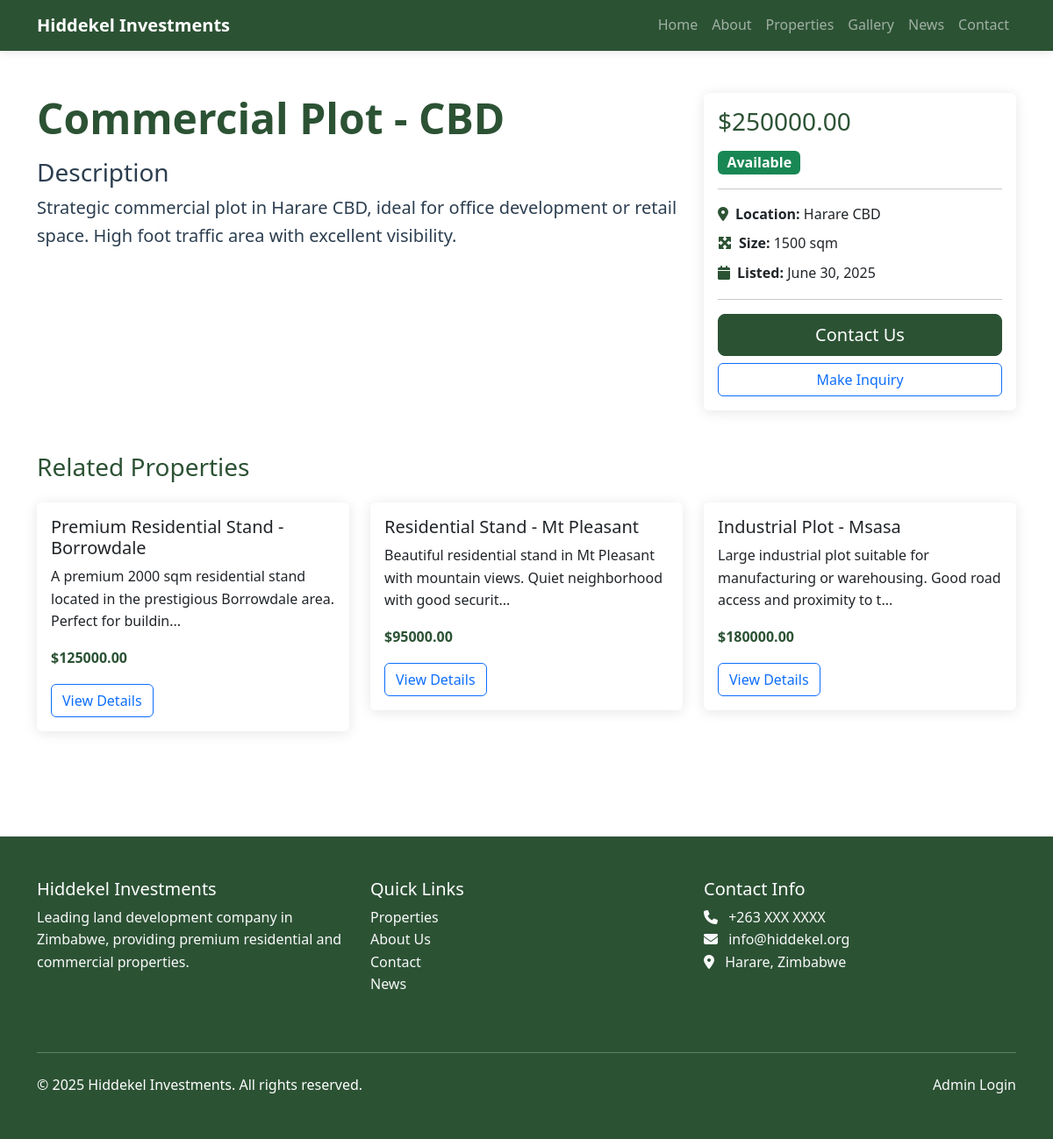
Page /stands/2 on the committed database.
### models.py (models this page shows)
class Stand(db.Model):
    id = db.Column(db.Integer, primary_key=True)
    title = db.Column(db.String(200), nullable=False)
    description = db.Column(db.Text)
    price = db.Column(db.Float)
    location = db.Column(db.String(200))
    size = db.Column(db.String(100))
    status = db.Column(db.String(20), default='Available')  # Available, Sold, Reserved
    map_embed = db.Column(db.Text)
    featured = db.Column(db.Boolean, default=False)
    created_at = db.Column(db.DateTime, default=datetime.utcnow)
    updated_at = db.Column(db.DateTime, default=datetime.utcnow, onupdate=datetime.utcnow)
    images = db.relationship('StandImage', backref='stand', lazy=True, cascade='all, delete-orphan')

### routes.py (the view)
@main_bp.route('/stands/<int:id>')
def stand_detail(id):
    stand = Stand.query.get_or_404(id)
    related_stands = Stand.query.filter(Stand.id != id).limit(3).all()
    return render_template('stand_detail.html', stand=stand, related_stands=related_stands)

### templates/stand_detail.html (shortened to what this page needs)
{% extends "base.html" %}
{% block content %}
<div class="container py-5">
    <div class="row">
        <div class="col-lg-8" data-aos="fade-right">
            <h1 class="display-5 fw-bold text-primary mb-3">{{ stand.title }}</h1>
            {% if stand.description %}
            <div class="mb-4">
                <h3>Description</h3>
                <p class="lead">{{ stand.description }}</p>
            </div>
            {% endif %}
        </div>
        <div class="col-lg-4" data-aos="fade-left">
            <div class="card sticky-top" style="top: 20px;">
                <div class="card-body">
                    {% if stand.price %}
                    <h3 class="text-primary mb-3">${{ "%.2f"|format(stand.price) }}</h3>
                    {% endif %}
                    <div class="mb-3">
                        <span class="badge bg-{{ 'success' if stand.status == 'Available' else 'danger' if stand.status == 'Sold' else 'warning' }} fs-6">
                            {{ stand.status }}
                        </span>
                    </div>
                    <hr>
                    <div class="property-details">
                        {% if stand.location %}
                        <div class="mb-2">
                            <strong><i class="fas fa-map-marker-alt text-primary me-2"></i>Location:</strong>
                            <span>{{ stand.location }}</span>
                        </div>
                        {% endif %}
                        {% if stand.size %}
                        <div class="mb-2">
                            <strong><i class="fas fa-expand-arrows-alt text-primary me-2"></i>Size:</strong>
                            <span>{{ stand.size }}</span>
                        </div>
                        {% endif %}
                        <div class="mb-2">
                            <strong><i class="fas fa-calendar text-primary me-2"></i>Listed:</strong>
                            <span>{{ stand.created_at.strftime('%B %d, %Y') }}</span>
                        </div>
                    </div>
                    <hr>
                    <div class="d-grid gap-2">
                        <a href="{{ url_for('main.contact') }}" class="btn btn-primary btn-lg">Contact Us</a>
                        <button type="button" class="btn btn-outline-primary" data-bs-toggle="modal" data-bs-target="#inquiryModal">
                            Make Inquiry
                        </button>
                    </div>
                </div>
            </div>
        </div>
    </div>
    {% if related_stands %}
    <div class="row mt-5">
        <div class="col-12">
            <h3 class="text-primary mb-4">Related Properties</h3>
        </div>
        {% for related in related_stands %}
        <div class="col-lg-4 mb-4" data-aos="fade-up" data-aos-delay="{{ loop.index * 100 }}">
            <div class="card">
                <div class="card-body">
                    <h5 class="card-title">{{ related.title }}</h5>
                    <p class="card-text">{{ related.description[:100] }}...</p>
                    {% if related.price %}
                        <p class="text-primary fw-bold">${{ "%.2f"|format(related.price) }}</p>
                    {% endif %}
                    <a href="{{ url_for('main.stand_detail', id=related.id) }}" class="btn btn-outline-primary">View Details</a>
                </div>
            </div>
        </div>
        {% endfor %}
    </div>
    {% endif %}
</div>
{% endblock %}

### templates/base.html (style rules this page uses)
:root { --primary-color: #2c5234; --secondary-color: #4a7c59; --accent-color: #f39c12; --text-dark: #2c3e50; --text-light: #7f8c8d; --bg-light: #f8f9fa; }
body { font-family: 'Segoe UI', Tahoma, Geneva, Verdana, sans-serif; line-height: 1.6; color: var(--text-dark); }
.btn-primary { background-color: var(--primary-color); border-color: var(--primary-color); }
.text-primary { color: var(--primary-color) !important; }
.card { border: none; box-shadow: 0 2px 15px rgba(0,0,0,0.1); transition: transform 0.3s ease; }

### rows in the picture
Stand: title "Commercial Plot - CBD", description "Strategic commercial plot in Harare CBD, ideal for office development or retail space. High foot traffic area with excellent visibility.", price "250000.00", status "Available", location "Harare CBD", size "1500 sqm", created_at "June 30, 2025"
Stand: title "Premium Residential Stand - Borrowdale", description "A premium 2000 sqm residential stand located in the prestigious Borrowdale area. Perfect for buildin", price "125000.00"
Stand: title "Residential Stand - Mt Pleasant", description "Beautiful residential stand in Mt Pleasant with mountain views. Quiet neighborhood with good securit", price "95000.00"
Stand: title "Industrial Plot - Msasa", description "Large industrial plot suitable for manufacturing or warehousing. Good road access and proximity to t", price "180000.00"

### other values in the picture
{{ current_year or 2025 }} "2025"
